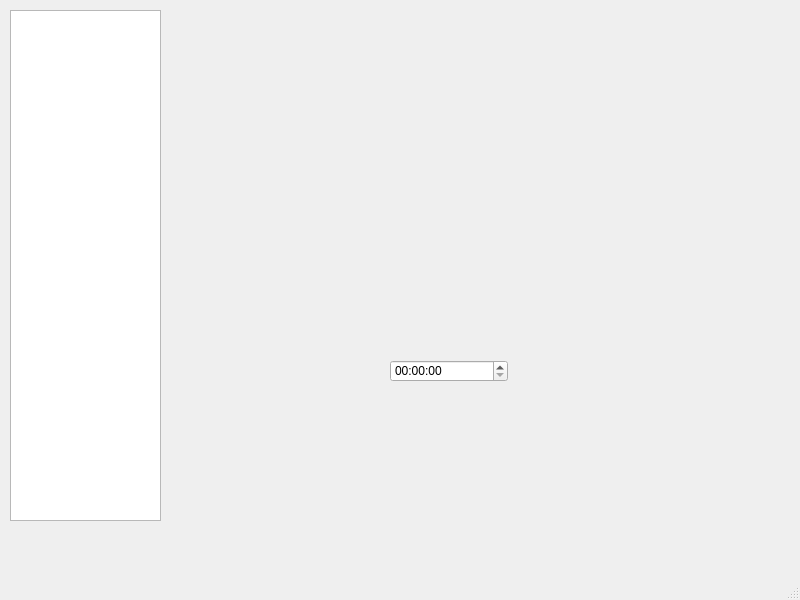
<?xml version="1.0" encoding="UTF-8"?>
<ui version="4.0">
 <class>MainWindow</class>
 <widget class="QMainWindow" name="MainWindow">
  <property name="geometry">
   <rect>
    <x>0</x>
    <y>0</y>
    <width>800</width>
    <height>600</height>
   </rect>
  </property>
  <property name="windowTitle">
   <string>MainWindow</string>
  </property>
  <widget class="QWidget" name="centralwidget">
   <widget class="QListView" name="listView">
    <property name="geometry">
     <rect>
      <x>10</x>
      <y>10</y>
      <width>151</width>
      <height>511</height>
     </rect>
    </property>
   </widget>
   <widget class="QTimeEdit" name="timeEdit">
    <property name="geometry">
     <rect>
      <x>390</x>
      <y>360</y>
      <width>118</width>
      <height>22</height>
     </rect>
    </property>
   </widget>
  </widget>
  <widget class="QMenuBar" name="menubar">
   <property name="geometry">
    <rect>
     <x>0</x>
     <y>0</y>
     <width>800</width>
     <height>37</height>
    </rect>
   </property>
  </widget>
  <widget class="QStatusBar" name="statusbar"/>
 </widget>
 <resources/>
 <connections/>
</ui>
